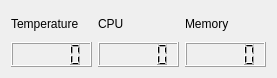
<?xml version="1.0" encoding="UTF-8"?>
<ui version="4.0">
 <class>SensorsPanel</class>
 <widget class="QWidget" name="SensorsPanel">
  <property name="geometry">
   <rect>
    <x>0</x>
    <y>0</y>
    <width>277</width>
    <height>78</height>
   </rect>
  </property>
  <property name="windowTitle">
   <string>Form</string>
  </property>
  <layout class="QVBoxLayout" name="verticalLayout_4">
   <item>
    <layout class="QHBoxLayout" name="horizontalLayout">
     <item>
      <layout class="QVBoxLayout" name="verticalLayout_2">
       <item>
        <widget class="QLabel" name="label_2">
         <property name="text">
          <string>Temperature</string>
         </property>
        </widget>
       </item>
       <item>
        <widget class="QLCDNumber" name="lcdNumber"/>
       </item>
      </layout>
     </item>
     <item>
      <layout class="QVBoxLayout" name="verticalLayout">
       <item>
        <widget class="QLabel" name="label_3">
         <property name="text">
          <string>CPU</string>
         </property>
        </widget>
       </item>
       <item>
        <widget class="QLCDNumber" name="lcdNumber_2"/>
       </item>
      </layout>
     </item>
     <item>
      <layout class="QVBoxLayout" name="verticalLayout_3">
       <item>
        <widget class="QLabel" name="label_4">
         <property name="text">
          <string>Memory</string>
         </property>
        </widget>
       </item>
       <item>
        <widget class="QLCDNumber" name="lcdNumber_3"/>
       </item>
      </layout>
     </item>
    </layout>
   </item>
  </layout>
 </widget>
 <resources/>
 <connections/>
</ui>
